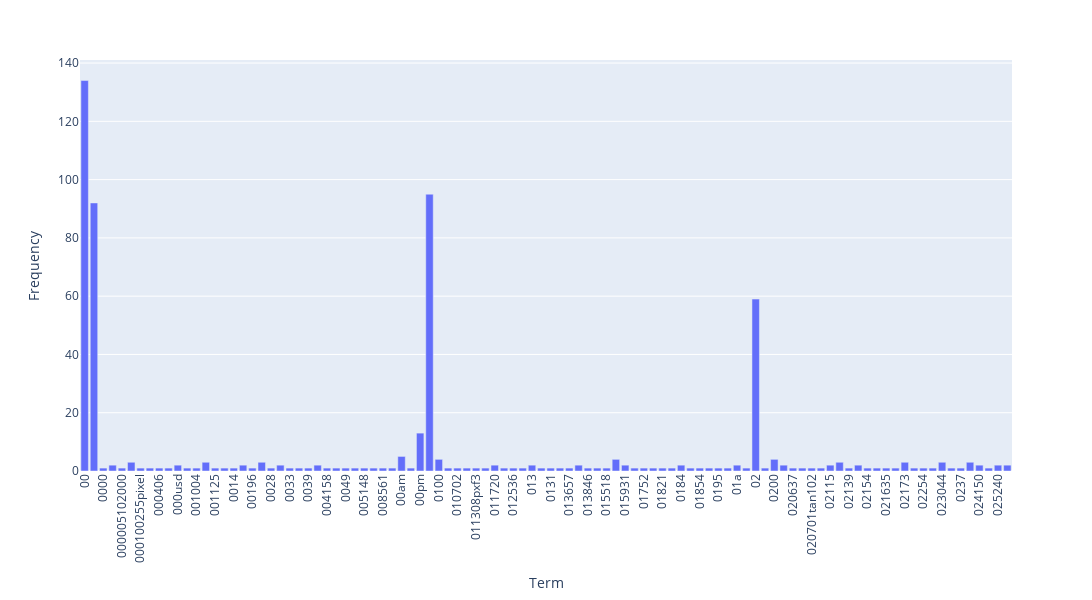

Notebook source saved alongside this figure:
### Markdown cell above
### >>> **Exercise 13 (take home):** 
The chart above only contains 300 vocabulary in the documents, and it's already computationally intensive to both compute and visualize. Can you efficiently reduce the number of terms you want to visualize as an exercise.

### Code cell
#In this exercise, I defined a variable 'size' to set the number of terms to be visualized
size = 100
fig = px.bar(x=count_vect.get_feature_names_out()[:size],
             y=term_frequencies[:size],
             labels={"x": "Term", "y": "Frequency"})

# rotate labels for readability
fig.update_layout(xaxis_tickangle=-90, height=600, width=1200)

fig.show()

### Figure 1 — Plotly figure (JSON) as saved in the notebook; plotly's stock layout.template omitted (floating-point values rounded to 4 significant figures)
{"data": [{"hovertemplate": "Term=%{x}<br>Frequency=%{y}<extra></extra>", "legendgroup": "", "marker": {"color": "#636efa", "pattern": {"shape": ""}}, "name": "", "orientation": "v", "showlegend": false, "textposition": "auto", "type": "bar", "x": ["00", "000", "0000", "0000001200", "000005102000", "0001", "000100255pixel", "00014", "000406", "0007", "000usd", "0010", "001004", "0010580b", "001125", "001200201pixel", "0014", "001642", "00196", "002", "0028", "003258u19250", "0033", "0038", "0039", "004021809", "004158", "004627", "0049", "00500", "005148", "00630", "008561", "0094", "00am", "00index", "00pm", "01", "0100", "010116", "010702", "011255", "011308pxf3", "011605", "011720", "012019", "012536", "012946", "013", "013034", "0131", "013423tan102", "013657", "0138", "013846", "0150", "015518", "01580", "015931", "01720", "01752", "0179", "01821", "01830", "0184", "01852", "01854", "01890", "0195", "0199", "01a", "01wb", "02", "020", "0200", "020504", "020637", "020646", "020701tan102", "020751", "02115", "02118", "02139", "02142", "02154", "02160", "021635", "021708", "02173", "0223", "02254", "022621tan102", "023044", "0235", "0237", "024103", "024150", "024626", "025240", "025924"], "xaxis": "x", "y": [134, 92, 1, 2, 1, 3, 1, 1, 1, 1, 2, 1, 1, 3, 1, 1, 1, 2, 1, 3, 1, 2, 1, 1, 1, 2, 1, 1, 1, 1, 1, 1, 1, 1, 5, 1, 13, 95, 4, 1, 1, 1, 1, 1, 2, 1, 1, 1, 2, 1, 1, 1, 1, 2, 1, 1, 1, 4, 2, 1, 1, 1, 1, 1, 2, 1, 1, 1, 1, 1, 2, 1, 59, 1, 4, 2, 1, 1, 1, 1, 2, 3, 1, 2, 1, 1, 1, 1, 3, 1, 1, 1, 3, 1, 1, 3, 2, 1, 2, 2], "yaxis": "y"}], "layout": {"barmode": "relative", "height": 600, "legend": {"tracegroupgap": 0}, "margin": {"t": 60}, "width": 1200, "xaxis": {"anchor": "y", "domain": [0, 1], "tickangle": -90, "title": {"text": "Term"}}, "yaxis": {"anchor": "x", "domain": [0, 1], "title": {"text": "Frequency"}}}}
